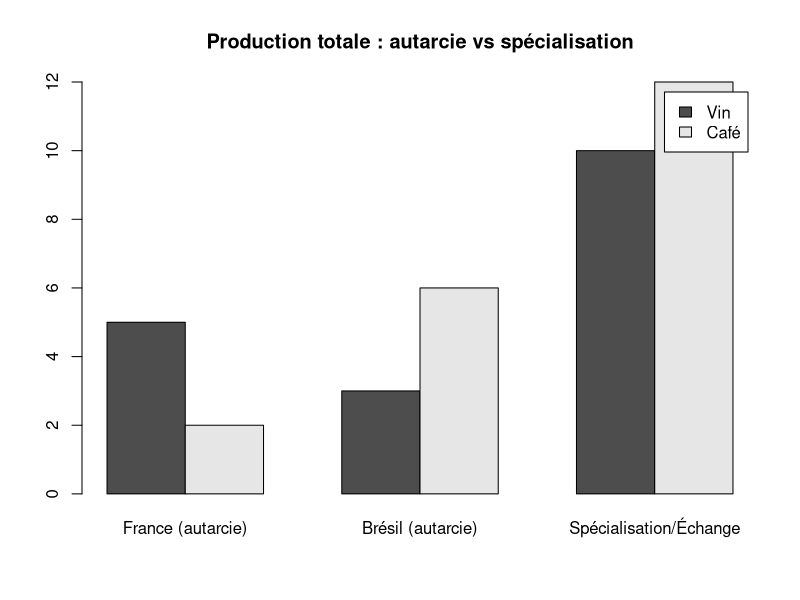

The R source for this figure:
## ---- chunk 1
pays <- c("France (autarcie)", "Brésil (autarcie)", "Spécialisation/Échange") 
vin <- c(5, 3, 10) # unités 
cafe <- c(2, 6, 12)
barplot( rbind(vin, cafe), beside = TRUE, names.arg = pays, legend.text = c("Vin", "Café"), main = "Production totale : autarcie vs spécialisation" )
